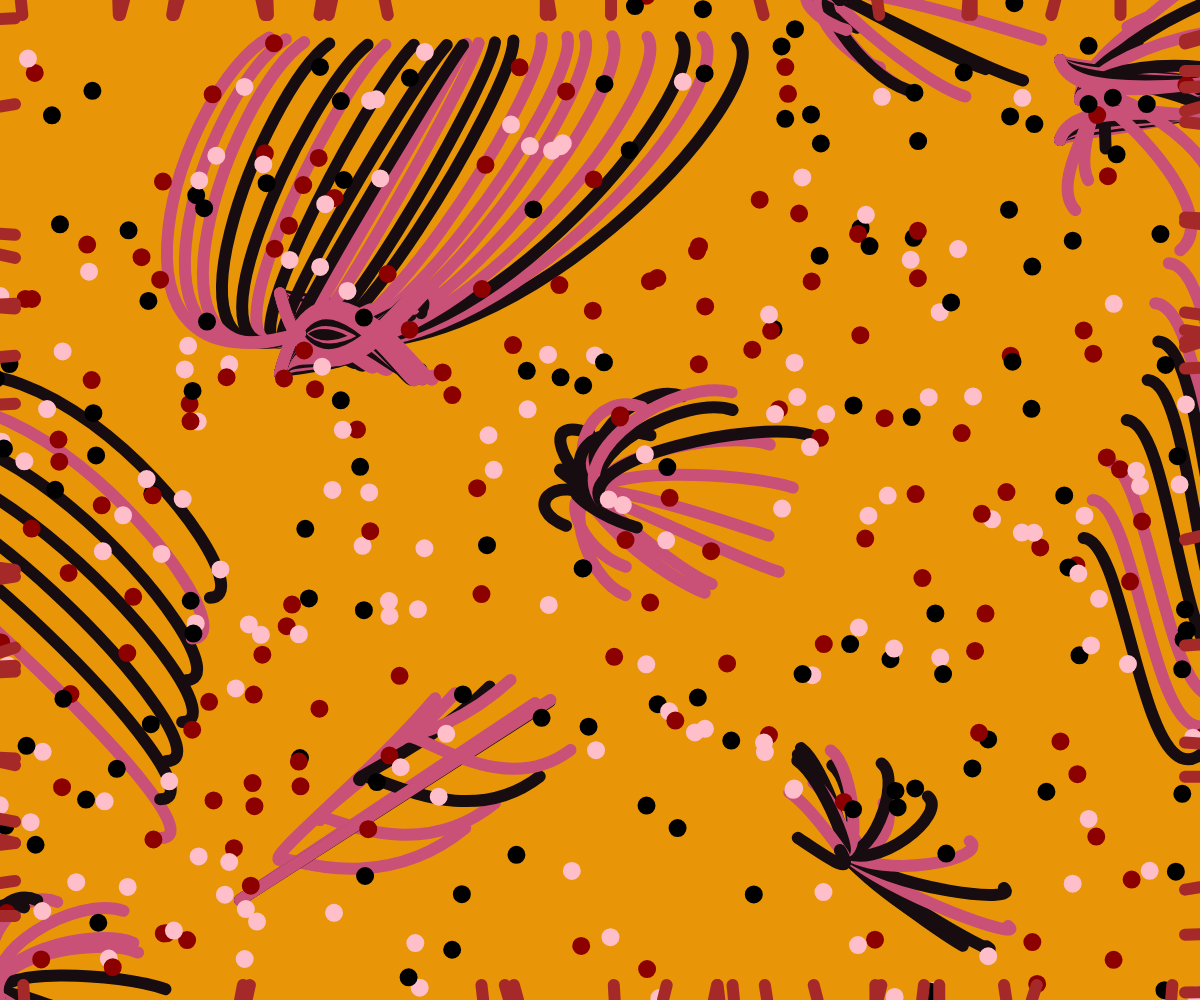
Frame 1 (no input)
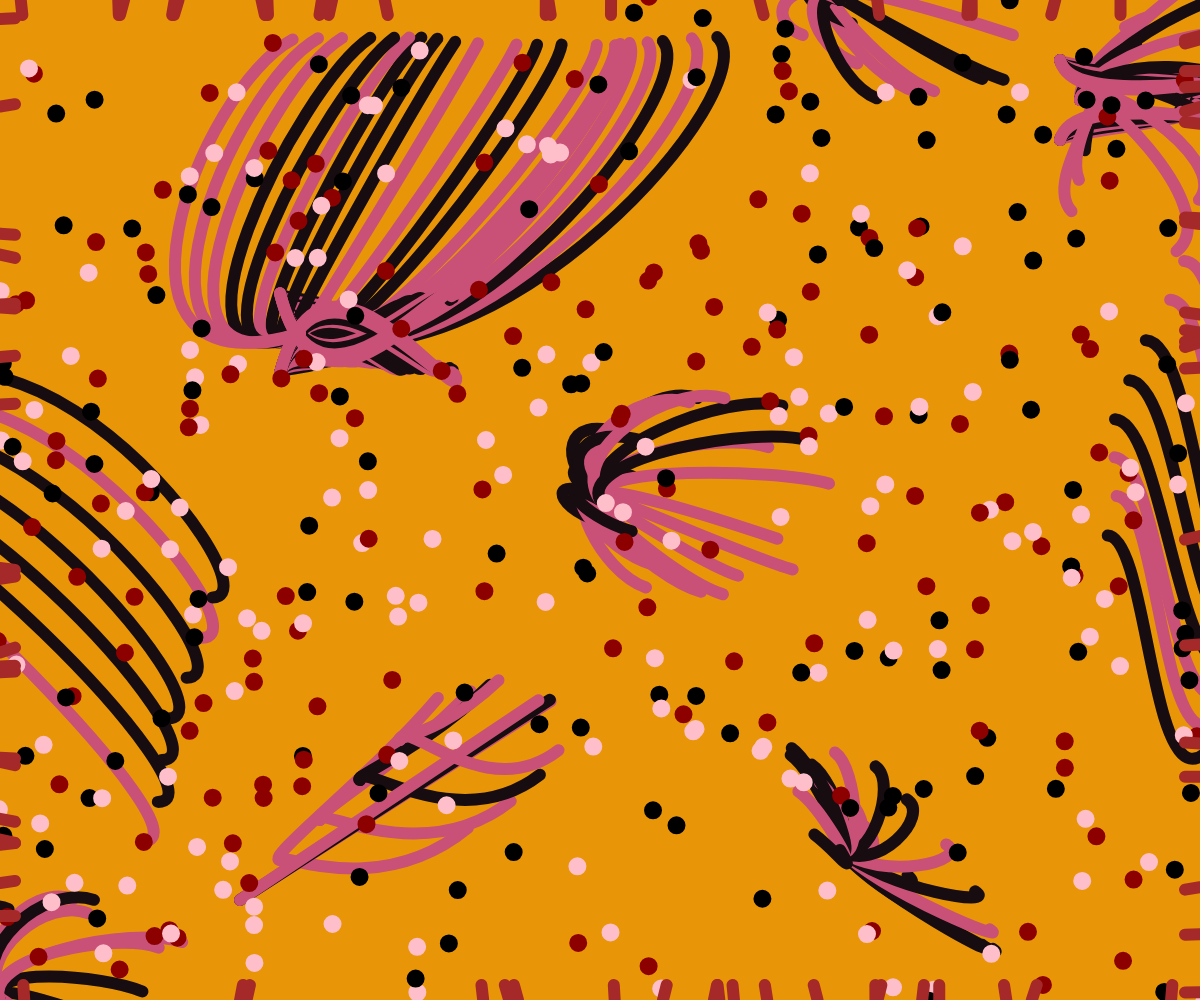
Frame 60 (no input)
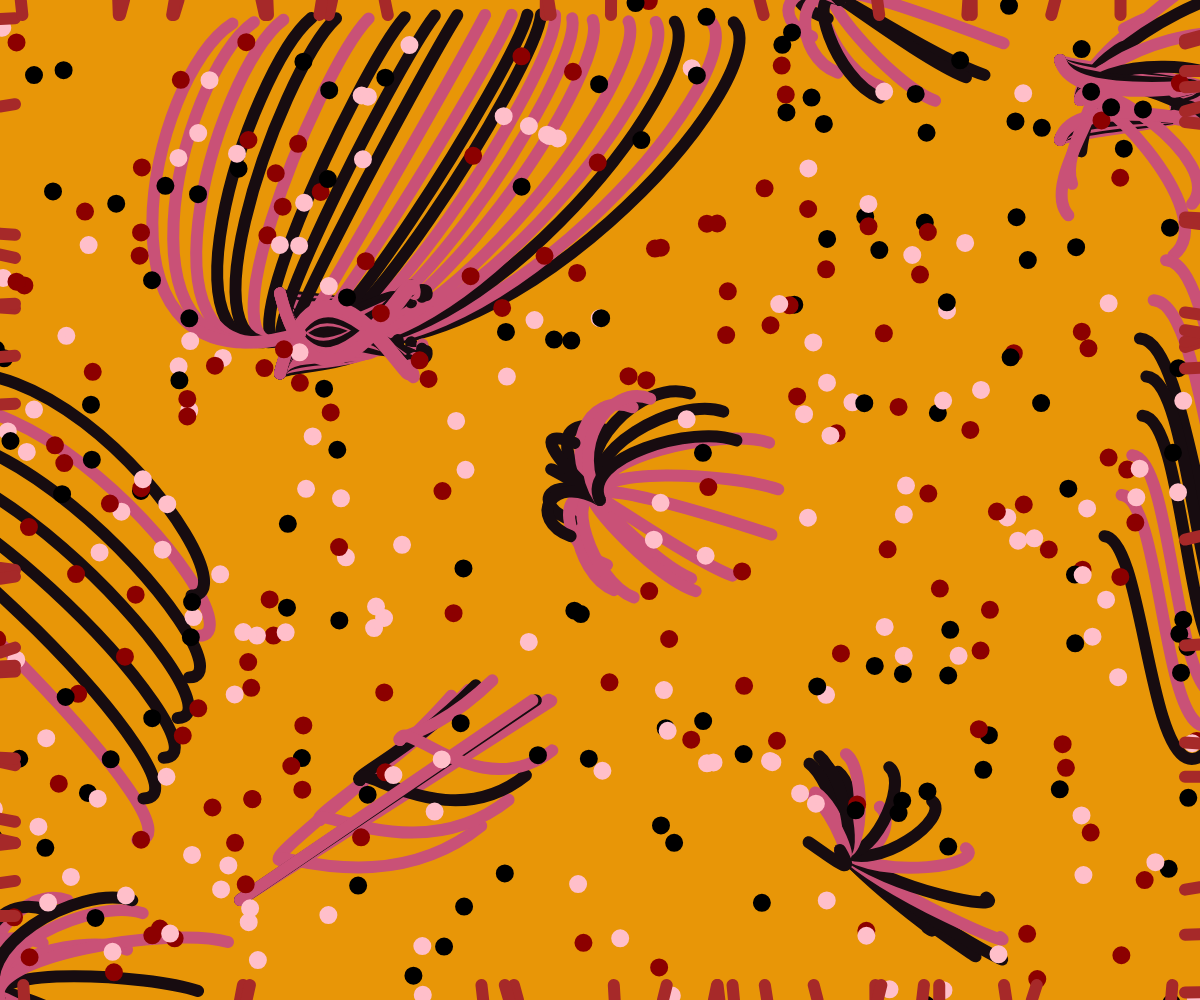
Frame 120 (the mouse pressed at the canvas centre since frame 60)

The p5.js sketch that drew these frames (run headless with seeded random() and noise() and a simulated clock; from frame 60 on, the mouse is pressed at the canvas centre):

// p5.js sketch
// ── sketch.js
let flowers =[];
let numFlowers =4;

let dots = [];
let numDots = 400
let grassNum = 60
//Initialise flower array
function initialiseFlowers() {
  // Clear the array
  flowers = []; 
  //To make the graphic form the imprssion of the orignial work
  flowers.push(new Flower(
        width/4, 
        height/3,
        22,
        0)); 
  flowers.push(new Flower(
      width/10*9, 
      height/10,
      8,
      1));
  flowers.push(new Flower(
    width+75, 
    height/10*6,
    9,
    2));
  flowers.push(new Flower(
    width/2, 
    height/2,
    20,
    3));

  flowers.push(new Flower(
    (width/10)*7, 
    0,
    20,
    3));
  flowers.push(new Flower(
    0, 
    height,
    20,
    3));
  flowers.push(new Flower(
    width/10*7, 
    height/10*8.5,
      20,
      4));
  flowers.push(new Flower(
    width/5, 
    height/10*9,
    5,
    5));
  flowers.push(new Flower(
    -170, 
    height/2,
    8,
    6));
    if (width>1000 && height>1000){
    //if the canvsa too big, add more random flower
      for (let i = 0; i < numFlowers; i++) {
         let flower = new Flower(
          random(width), 
          random(height),
          floor(random(18,25)),
          floor(random(2,5)))
    flowers.push(flower); 
  }
    }
    

  // Instantiate all the flower objects with random values as outlined above
  // for (let i = 0; i < numFlowers; i++) {
  //   let flower = new Flower(
  //     random(width), 
  //     random(height),
  //     floor(random(1,20)),
  //     floor(random(7)))
  //   flowers.push(flower); 
  // }
}
// Instantiate all the dots objects
function initialiseDots() {
  dots = []; //if the canvsa too big, add more dots
  if (width>1000 && height>1000){

    numDots +=300
  }
  for (let i = 0; i < numDots; i++) {
    let dot = new Dot(
      random(width), 
      random(height),
      Math. floor(random(0,3)))
    dots.push(dot); 
    
  }
  
}
// Instantiate all the grass objects
function initialiseGrass() {
  grass = [];//if the canvsa too big, add more grass
  if (width>1000 || height>1000){
    
     grassNum +=20
  }
  for (let i = 0; i < grassNum; i++) {
    let posy = random(height);
    let posx = random(width);
    let diffY = random(-5, 5);
    let diffX = random(-5, 5);

    if (i < grassNum / 4) {
      // Left side
      grass.push({x1: 0, y1: posy, x2: 15, y2: posy + diffY});
    } else if (i >= grassNum / 4 && i < grassNum / 2) {
      // Right side
      grass.push({x1: width, y1: posy, x2: width - 15, y2: posy + diffY});
    } else if (i >= grassNum / 2 && i < 3 * grassNum / 4) {
      // Top
      grass.push({x1: posx, y1: 0, x2: posx + diffX, y2: 15});
    } else {
      // Bottom
      grass.push({x1: posx, y1: height, x2: posx + diffX, y2: height - 15});
    }
  }
}
function setup() {
  createCanvas(windowWidth, windowHeight);
  colorMode(HSB);
  angleMode(DEGREES);
  initialiseFlowers();
  initialiseDots();
  initialiseGrass();


}

function draw() {
  createCanvas(windowWidth, windowHeight);
  background(38, 97, 91);
  angleMode(DEGREES)


  //Draww all the objects
  for(const flower of flowers){

    flower.display();
  }
  for(const dot of dots){
    console.log(dot)
    dot.display();
  }
  drawGrass();
}
// draw grass function
function drawGrass() {
  for (let i = 0; i < grassNum; i++) {
    let blade = grass[i];
    strokeWeight(12);
    stroke(color(0, 75, 65)); 
    line(blade.x1, blade.y1, blade.x2, blade.y2);
  }
}
// ── Dots.js
class Dot {

  // position,number of Dots 
  constructor(x, y, colourNum) {
    this.x = x;
    this.y = y;
    this.colourNum = colourNum
    this.xOffset = random(10);  // Random offset for x noise
    this.yOffset = random(10);  // Random offset for y noise
    this.radius = 20;  // Range of movement around the original position
    //Three different colours
    switch (this.colourNum) {
      case 0:
        this.colour = color(350, 25, 100);
        break;
      case 1:
        this.colour = color(0, 0, 0);
        break;
      case 2:
        this.colour = color(0, 100, 55);
        break;
    }
  }

  display() {
    push();
    const interactRadius = 500;  // Radius for mouse interaction
    let d = dist(mouseX, mouseY, this.x, this.y);  // Distance from mouse to flower center
    let interactEffect = max(0, (interactRadius - d) / interactRadius);  // Calculate effect based on proximity
    // Update position using noise
    let nx = this.x + (noise(this.xOffset) - 0.5) * 2 * this.radius;  // Adjust by radius
    let ny = this.y + (noise(this.yOffset) - 0.5) * 2 * this.radius;  // Adjust by radius
    let angle = atan2(mouseY - this.y, mouseX - this.x);
    // Adjust leaf endpoints to move away from mouse
    let dx = cos(angle) * 50 * interactEffect;  // X displacement
    let dy = sin(angle) * 50 * interactEffect;  // Y displacement
    strokeWeight(8);
    stroke(this.colour)
    fill(this.colour);
    circle(nx - dx, ny - dy, 10);  // Use updated positions
    pop();
    // Increment noise offsets for smooth motion
    this.xOffset += 0.01;
    this.yOffset += 0.01;



  }
}
// ── Flower.js
class Flower {

  // position,leavenumber, Shape selection
  constructor(x, y, leaveNumber, shape) {
    this.x = x;
    this.y = y;
    this.leaveNumber = leaveNumber;
    this.shape = shape;
    this.noiseOffset = random(100);  // Initial noise offset
    this.colours = [];  // Array to hold colors for each leaf

    // Initialize colors for each leaf
    for (let i = 0; i < this.leaveNumber; i++) {
      let colourNum = Math.floor(random(0, 2));  // Randomize color choice
      switch (colourNum) {
        case 0:
          this.colours.push(color(341, 60, 79));
          break;
        case 1:
          this.colours.push(color(338, 48, 9));
          break;
      }
    }
  }

  display() {
    push();
    const interactRadius = 500;  // Radius for mouse interaction
    let d = dist(mouseX, mouseY, this.x, this.y);  // Distance from mouse to flower center
    let interactEffect = max(0, (interactRadius - d) / interactRadius);  // Calculate effect based on proximity

    for (let e = 1; e < this.leaveNumber; e++) {
      let nX = noise(this.noiseOffset + e * 0.1) * 200 - 1;  // X noise adjustment.
      let nY = noise(this.noiseOffset + e * 0.1 + 50) * 20 - 10;  // Y noise adjustment.
      strokeWeight(12);
      stroke(this.colours[e]);  // Use stored color for each leaf
      noFill();
      // Calculate angle from flower center to mouse
      let angle = atan2(mouseY - this.y, mouseX - this.x);

      // Adjust leaf endpoints to move away from mouse
      let dx = cos(angle) * 50 * interactEffect;  // X displacement
      let dy = sin(angle) * 50 * interactEffect;  // Y displacement
      switch (this.shape) {
        //The big flower with node
        case 0:
          curve(this.x - 900 + 100 * e + nX - dx - dx, this.y - 700 + nY - dy - dy,
            this.x, this.y,
            this.x + 400 - e * 25 + nX - dx - dx, this.y - 300 + nY - dy - dy,
            this.x - 400 + e * 40 + nX - dx - dx, this.y - 300 + nY - dy - dy)
          curve(
            this.x - 10 * e + nX - dx,
            this.y + 50 * e + nY - dy,
            this.x - 20,
            this.y + 40,
            this.x + 2 * e + nX - dx,
            this.y + 2 * e + nY - dy,
            this.x * 0.5 + nX - dx,
            this.y * 0.5 + nY - dy
          );
          curve(
            this.x - 10 * e + nX - dx,
            2 * this.y - (this.y + 50 * e) + nY - dy,
            this.x - 20,
            2 * this.y - (this.y + 40),
            this.x + 2 * e + nX - dx,
            2 * this.y - (this.y + 2 * e) + nY - dy,
            this.x * 0.5 + nX - dx,
            2 * this.y - (this.y * 0.5) + nY - dy
          );
          break;

        //The Bug like flower
        case 1:
          curve(this.x - 50 * e + nX - dx, this.y + 200 + nY - dy,
            this.x, this.y,
            this.x - 60 - 5 * e + nX - dx, this.y - 100 + 30 * e + nY - dy,
            this.x - 600 + 100 * e + nX - dx, this.y + 200 + nY - dy)

          curve(this.x + nX - dx, this.y + 200 + 20 * e + nY - dy,
            this.x, this.y,
            this.x + 150 - 20 * e + nX - dx, this.y - 200 + 50 * e + nY - dy,
            this.x + 300 - 100 * e + nX - dx, this.y + 250 + nY - dy)
          curve(
            this.x - 10 * e + nX - dx,
            this.y + 50 * e + nY - dy,
            this.x - 20,
            this.y + 40,
            this.x + 2 * e + nX - dx,
            this.y + 2 * e + nY - dy,
            this.x * 0.5 + nX - dx,
            this.y * 0.5 + nY - dy
          );
          curve(
            this.x - 10 * e + nX - dx,
            2 * this.y - (this.y + 50 * e) + nY - dy,
            this.x - 20,
            2 * this.y - (this.y + 40),
            this.x + 2 * e + nX - dx,
            2 * this.y - (this.y + 2 * e) + nY - dy,
            this.x * 0.5 + nX - dx,
            2 * this.y - (this.y * 0.5) + nY - dy
          );
          break;
        //The wave like flower on right

        case 2:
          curve(
            this.x + 60 * e + nX - dx,
            this.y - 300 * e + nY - dy,
            this.x,
            this.y,
            this.x - 190 - 12 * e + nX - dx,
            this.y - 380 + 40 * e + nY - dy,
            this.x * 0.3 + 450 + nX - dx,
            this.y * 0.8 + 100 + nY - dy);
          break;
        //The perfect flower in the centre

        case 3:
          curve(this.x + 200 + nX - dx, this.y + 200 + nY - dy,
            this.x, this.y,
            this.x + cos(e * 55) * 100 + nX - dx, this.y + sin(e * 55) * 100 + nY - dy,
            this.x + 200 + nX - dx, this.y + 100 + nY - dy)

          break;
        //The thin flower pointing to the left corner

        case 4:
          curve(
            this.x - 200 + nX - dx, this.y - 200 + nY - dy,
            this.x, this.y,
            this.x - sin(e * 25) * 100 + nX - dx, this.y - 100 * sin(e * 28) + nY - dy,
            this.x - 200 + nX - dx, this.y - 100 + nY - dy);
          break;
        //The rib like flower, LN cant go up to 7 or higher

        case 5:
          line(this.x, this.y,
            this.x + 200 + nX - dx, this.y - 200 + nY - dy
          );
          curve(this.x + 200 + nX - dx, this.y - 200 + nY - dy,
            this.x + 40 * e, this.y - 40 * e,
            this.x + 80 + 20 * e + nX - dx, this.y - 200 - 5 * e + nY - dy,
            this.x + 300 + 30 * e + nX - dx, this.y - 500 + nY - dy)
          curve(this.x + 200 + nX - dx, this.y + nY - dy,
            this.x + 40 * e, this.y - 40 * e,
            this.x + 100 + 30 * e + nX - dx, this.y - 50 - 25 * e + nY - dy,
            this.x + 500 + nX - dx, this.y - 500 + nY - dy)

          break;
        //The wave like flower number 2 on left

        case 6:
          curve(
            2 * this.x - (this.x + 60 * e) + nX - dx,
            2 * this.y - (this.y - 300 * e) + nY - dy,
            2 * this.x - this.x,
            2 * this.y - this.y,
            2 * this.x - (this.x - 190 - 12 * e) + nX - dx,
            2 * this.y - (this.y - 380 + 40 * e) + nY - dy,
            2 * this.x - (this.x * 0.3 + 450) + nX - dx,
            2 * this.y - (this.y * 0.8 + 100 + nY - dy)
          );
          break;


      }

      pop();
      this.noiseOffset += 0.0005;  // Increment noise offset for next frame
    }
  }
}
